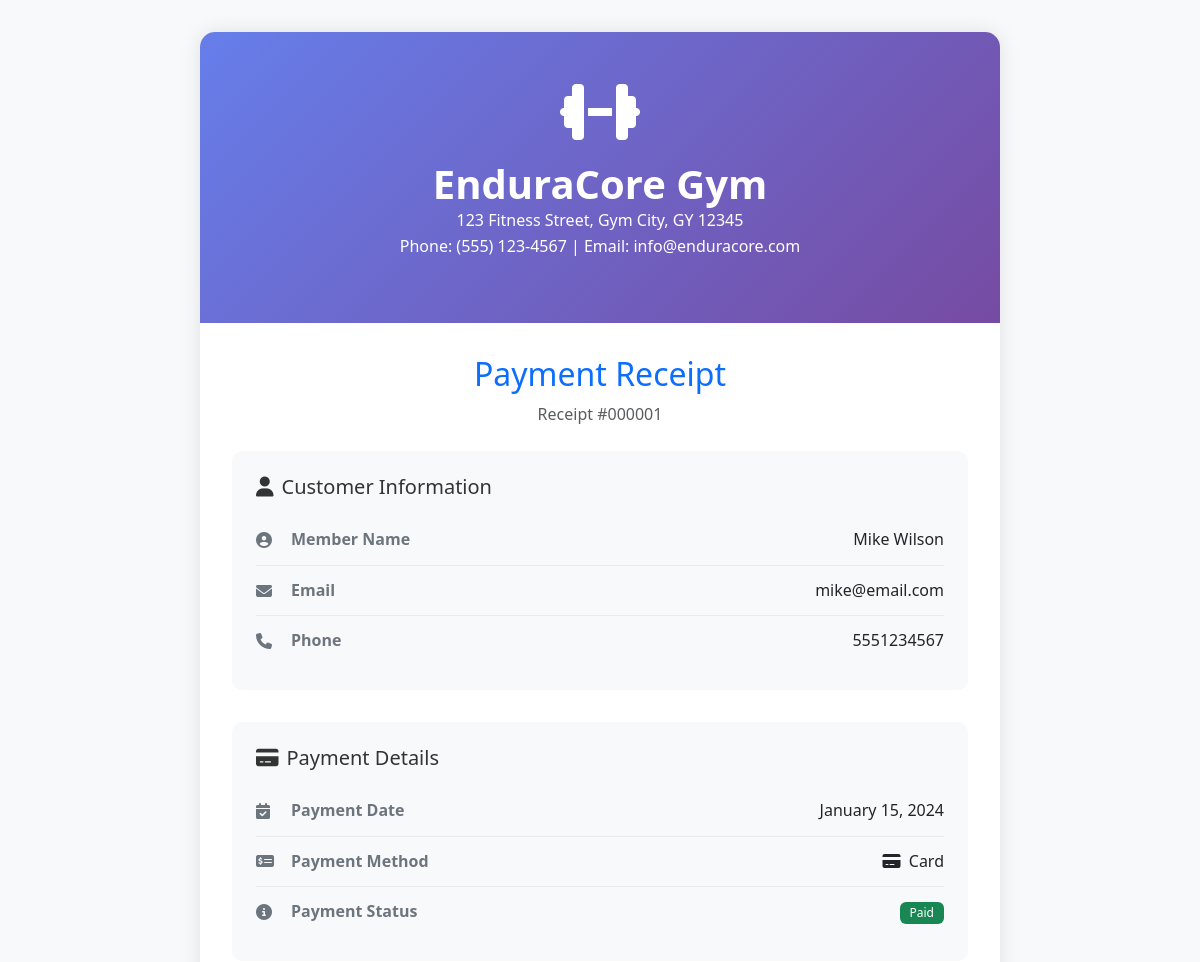
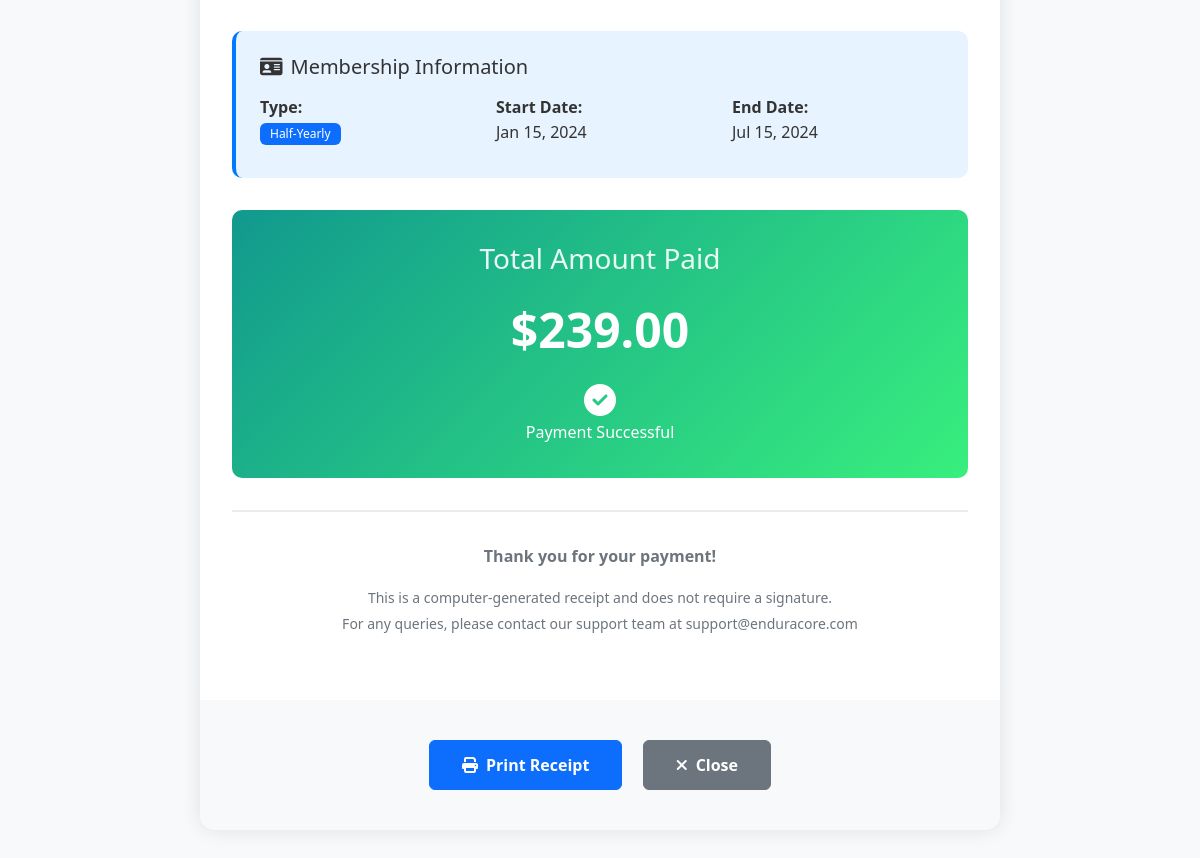
/member/receipt.php?id=1 (signed in), run on the app's committed database (2 pictures, top to bottom).
### tables this page shows
CREATE TABLE `payment` (
  `payment_id` int(11) NOT NULL,
  `membership_id` int(11) DEFAULT NULL,
  `payment_date` date DEFAULT NULL,
  `amount` decimal(10,2) DEFAULT NULL,
  `payment_method` enum('Cash','Card','eSewa','Khalti','Online Banking') NOT NULL,
  `payment_status` enum('Paid','Pending','Failed') DEFAULT NULL
);

CREATE TABLE `member` (
  `member_id` int(11) NOT NULL,
  `account_id` int(11) DEFAULT NULL,
  `member_name` varchar(100) NOT NULL,
  `age` int(11) DEFAULT NULL,
  `gender` enum('Male','Female','Other') DEFAULT NULL,
  `phone` varchar(20) DEFAULT NULL,
  `email` varchar(100) DEFAULT NULL,
  `join_date` date DEFAULT NULL
);

CREATE TABLE `membership` (
  `membership_id` int(11) NOT NULL,
  `member_id` int(11) DEFAULT NULL,
  `membership_type` enum('Monthly','Quarterly','Half-Yearly','Yearly') DEFAULT NULL,
  `start_date` date DEFAULT NULL,
  `end_date` date DEFAULT NULL,
  `fee` decimal(10,2) DEFAULT NULL,
  `status` enum('Active','Pending','Expired','Cancelled') NOT NULL
);

### member/receipt.php (the view, shortened to what this page needs)
<?php
require_once '../config/db_config.php';
$payment_id = isset($_GET['id']) ? intval($_GET['id']) : 0;
$payment_query = $conn->prepare("
    SELECT
        p.payment_id,
        p.payment_date,
        p.amount,
        p.payment_method,
        p.payment_status,
        m.member_name,
        m.email,
        m.phone,
        mem.membership_type,
        mem.start_date,
        mem.end_date
    FROM PAYMENT p
    JOIN MEMBERSHIP mem ON p.membership_id = mem.membership_id
    JOIN MEMBER m ON mem.member_id = m.member_id
    WHERE p.payment_id = ?
");
$payment_query->bind_param("i", $payment_id);
$payment_query->execute();
$payment = $payment_query->get_result()->fetch_assoc();
$status_badge = '';
switch ($payment['payment_status']) {
    case 'Paid': $status_badge = 'bg-success'; break;
}
?>
<!DOCTYPE html>
<html lang="en">
<head>
    <link href="https://cdn.jsdelivr.net/npm/bootstrap@5.3.0/dist/css/bootstrap.min.css" rel="stylesheet">
    <link rel="stylesheet" href="https://cdnjs.cloudflare.com/ajax/libs/font-awesome/6.4.0/css/all.min.css">
    <link rel="stylesheet" href="../css/style.css">
    <link rel="stylesheet" href="../css/member/receipt.css">
</head>
<body>
    <div class="receipt-container">
        <div class="receipt-header">
            <i class="fas fa-dumbbell gym-icon"></i>
            <h1>EnduraCore Gym</h1>
            <p class="mb-0">123 Fitness Street, Gym City, GY 12345</p>
            <p>Phone: (555) 123-4567 | Email: info@enduracore.com</p>
        </div>
        <div class="receipt-body">
            <div class="text-center mb-4">
                <h2 class="text-primary">Payment Receipt</h2>
                <p class="text-muted">Receipt #<?php echo str_pad($payment['payment_id'], 6, '0', STR_PAD_LEFT); ?></p>
            </div>
            <div class="receipt-info">
                <h5 class="mb-3"><i class="fas fa-user me-2"></i>Customer Information</h5>
                <div class="info-row">
                    <span class="info-label">
                        <i class="fas fa-user-circle"></i>
                        Member Name
                    </span>
                    <span class="info-value"><?php echo htmlspecialchars($payment['member_name']); ?></span>
                </div>
                <div class="info-row">
                    <span class="info-label">
                        <i class="fas fa-envelope"></i>
                        Email
                    </span>
                    <span class="info-value"><?php echo htmlspecialchars($payment['email']); ?></span>
                </div>
                <div class="info-row">
                    <span class="info-label">
                        <i class="fas fa-phone"></i>
                        Phone
                    </span>
                    <span class="info-value"><?php echo htmlspecialchars($payment['phone']); ?></span>
                </div>
            </div>
            <div class="receipt-info">
                <h5 class="mb-3"><i class="fas fa-credit-card me-2"></i>Payment Details</h5>
                <div class="info-row">
                    <span class="info-label">
                        <i class="fas fa-calendar-check"></i>
                        Payment Date
                    </span>
                    <span class="info-value">
                        <?php echo $payment['payment_date'] ? date('F d, Y', strtotime($payment['payment_date'])) : 'N/A'; ?>
                    </span>
                </div>
                <div class="info-row">
                    <span class="info-label">
                        <i class="fas fa-money-check-alt"></i>
                        Payment Method
                    </span>
                    <span class="info-value">
                        <?php
                        $method_icon = '';
                        switch ($payment['payment_method']) {
                            case 'Card': $method_icon = 'fa-credit-card'; break;
                        }
                        ?>
                        <i class="fas <?php echo $method_icon; ?> me-1"></i>
                        <?php echo $payment['payment_method'] ?? 'N/A'; ?>
                    </span>
                </div>
                <div class="info-row">
                    <span class="info-label">
                        <i class="fas fa-info-circle"></i>
                        Payment Status
                    </span>
                    <span class="info-value">
                        <span class="badge <?php echo $status_badge; ?>">
                            <?php echo $payment['payment_status']; ?>
                        </span>
                    </span>
                </div>
            </div>
            <div class="membership-details">
                <h5 class="mb-3"><i class="fas fa-id-card me-2"></i>Membership Information</h5>
                <div class="row">
                    <div class="col-md-4 mb-2">
                        <strong>Type:</strong><br>
                        <span class="badge bg-primary"><?php echo $payment['membership_type']; ?></span>
                    </div>
                    <div class="col-md-4 mb-2">
                        <strong>Start Date:</strong><br>
                        <?php echo date('M d, Y', strtotime($payment['start_date'])); ?>
                    </div>
                    <div class="col-md-4 mb-2">
                        <strong>End Date:</strong><br>
                        <?php echo date('M d, Y', strtotime($payment['end_date'])); ?>
                    </div>
                </div>
            </div>
            <div class="amount-section">
                <h3>Total Amount Paid</h3>
                <div class="amount">$<?php echo number_format($payment['amount'], 2); ?></div>
                <?php if ($payment['payment_status'] == 'Paid'): ?>
                    <p class="mb-0 mt-3">
                        <i class="fas fa-check-circle fa-2x"></i><br>
                        Payment Successful
                    </p>
                <?php endif; ?>
            </div>
            <div class="footer-note">
                <p><strong>Thank you for your payment!</strong></p>
                <p class="mb-0">
                    <small>
                        This is a computer-generated receipt and does not require a signature.<br>
                        For any queries, please contact our support team at support@enduracore.com
                    </small>
                </p>
            </div>
        </div>
        <div class="action-buttons">
            <button onclick="window.print()" class="btn btn-primary btn-action">
                <i class="fas fa-print me-2"></i>Print Receipt
            </button>
            <button onclick="window.close()" class="btn btn-secondary btn-action">
                <i class="fas fa-times me-2"></i>Close
            </button>
        </div>
    </div>
</body>
</html>

### css/style.css (style rules this page uses)
:root { --primary-color: #667eea; --secondary-color: #764ba2; --success-color: #28a745; --danger-color: #dc3545; --warning-color: #ffc107; --info-color: #1722b8; --dark-color: #0c0c1589; --light-color: #f8f9fa; }
* { margin: 0; padding: 0; box-sizing: border-box; }
body { font-family: 'Segoe UI', Tahoma, Geneva, Verdana, sans-serif; line-height: 1.6; color: #333; }
.badge { padding: 5px 10px; font-weight: 500; }

### css/member/receipt.css (style rules this page uses)
body { background: #f8f9fa; }
.receipt-container { max-width: 800px; margin: 2rem auto; background: white; box-shadow: 0 0 20px rgba(0,0,0,0.1); border-radius: 15px; overflow: hidden; }
.receipt-header { background: linear-gradient(135deg, #667eea 0%, #764ba2 100%); color: white; padding: 3rem 2rem; text-align: center; }
.receipt-header h1 { font-size: 2.5rem; font-weight: 700; margin: 0; }
.receipt-header .gym-icon { font-size: 4rem; margin-bottom: 1rem; }
.receipt-body { padding: 2rem; }
.receipt-info { background: #f8f9fa; padding: 1.5rem; border-radius: 10px; margin-bottom: 2rem; }
.info-row { display: flex; justify-content: space-between; padding: 0.75rem 0; border-bottom: 1px solid #e9ecef; }
.info-row:last-child { border-bottom: none; }
.info-label { font-weight: 600; color: #6c757d; display: flex; align-items: center; }
.info-label i { width: 25px; margin-right: 10px; }
.info-value { font-weight: 500; color: #212529; }
.amount-section { background: linear-gradient(135deg, #11998e 0%, #38ef7d 100%); color: white; padding: 2rem; border-radius: 10px; text-align: center; margin: 2rem 0; }
.amount-section h3 { margin: 0 0 1rem 0; opacity: 0.9; }
.amount-section .amount { font-size: 3rem; font-weight: 700; }
.membership-details { background: #e7f3ff; padding: 1.5rem; border-radius: 10px; border-left: 4px solid #007bff; margin-bottom: 2rem; }
.footer-note { text-align: center; padding: 2rem; border-top: 2px solid #e9ecef; color: #6c757d; }
.action-buttons { text-align: center; padding: 2rem; background: #f8f9fa; }
.btn-action { margin: 0.5rem; padding: 0.75rem 2rem; font-weight: 600; }

### data on the page
payment: payment_id "000001", member.member_name "Mike Wilson", member.email "mike@email.com", member.phone "5551234567", payment_date "January 15, 2024", payment_method "Card", payment_status "Paid", membership.membership_type "Half-Yearly", membership.start_date "Jan 15, 2024", membership.end_date "Jul 15, 2024", amount "239.00"
